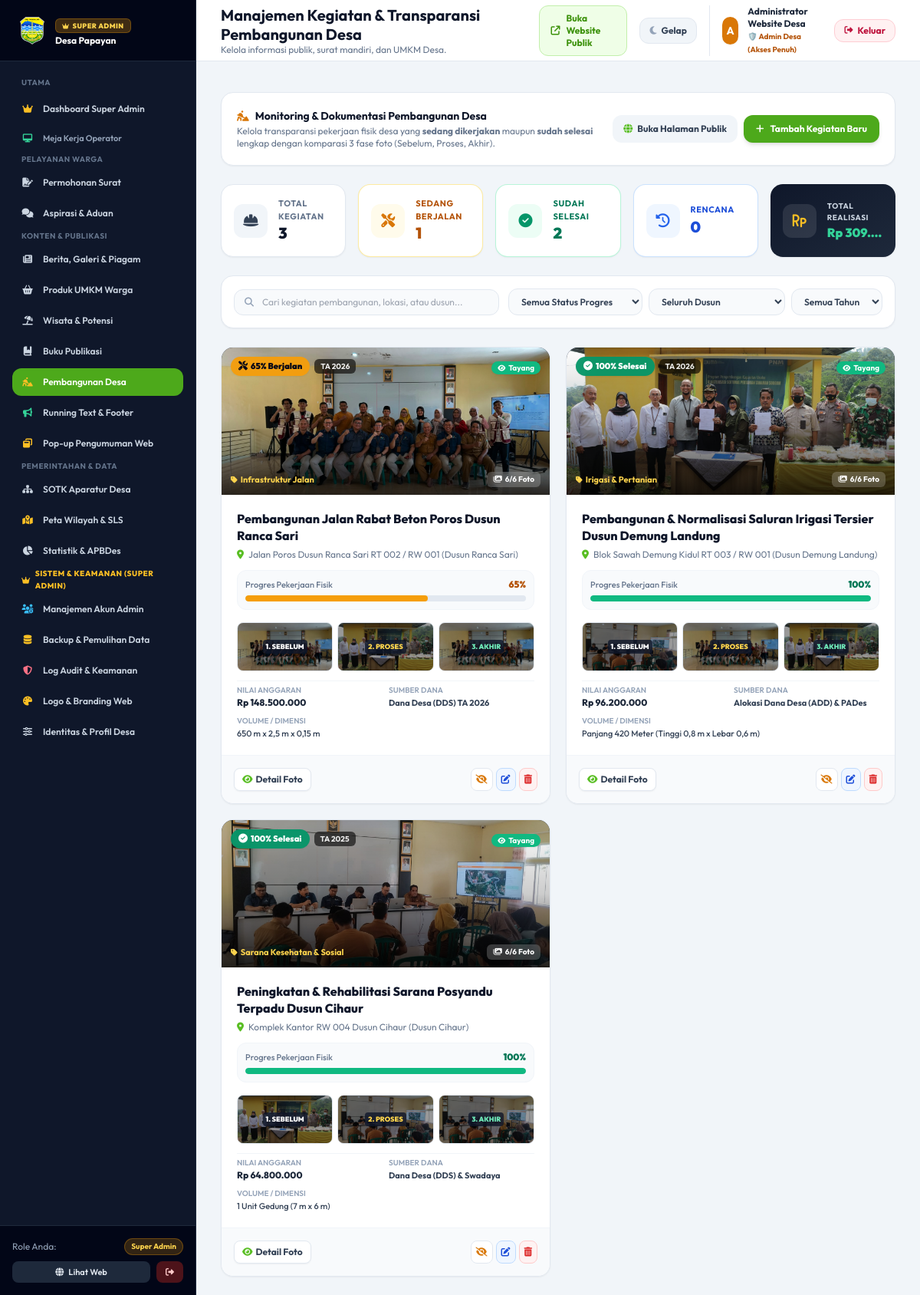
The page /admin/pembangunan (signed in) on the database as committed earlier.
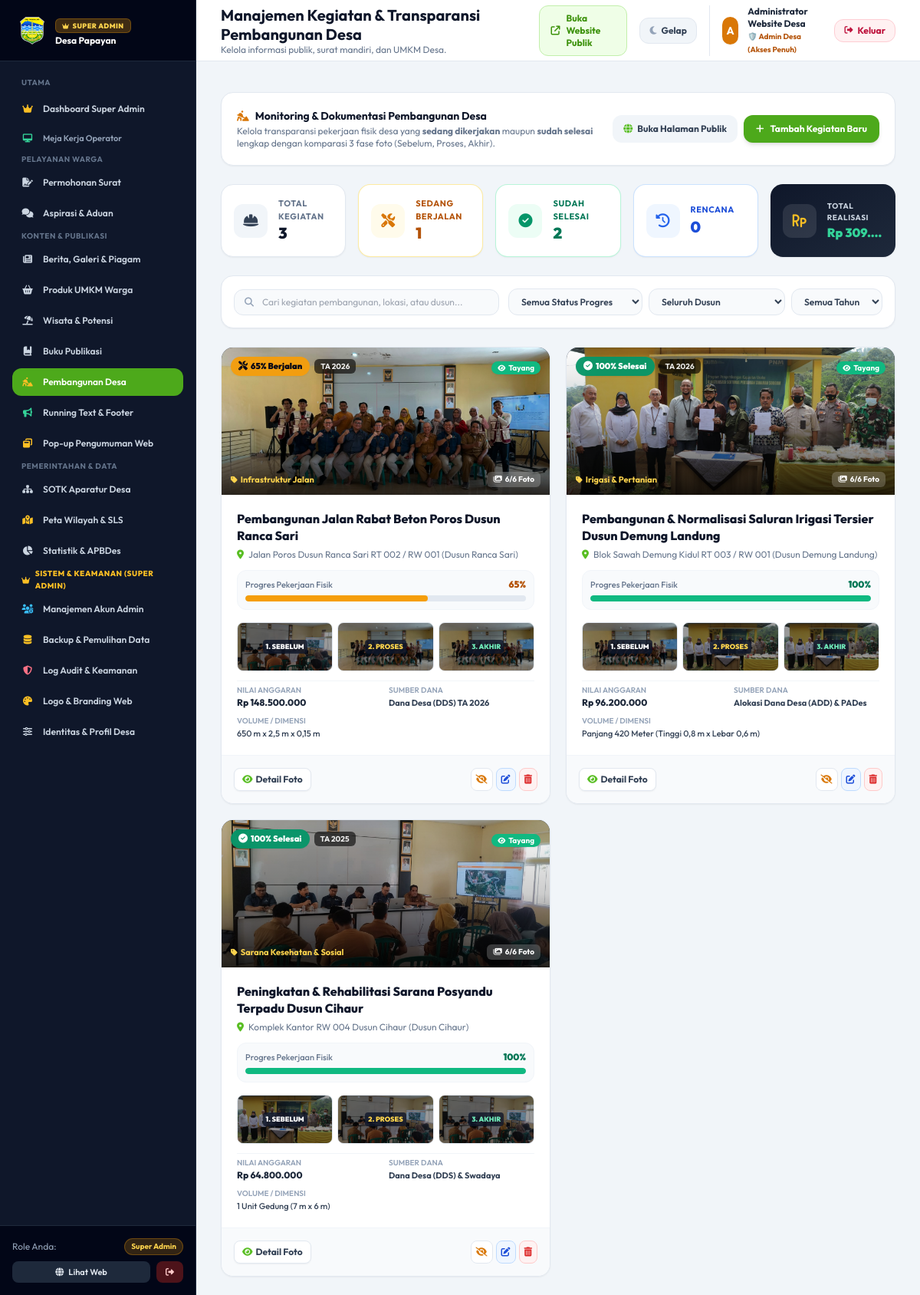
The same page on the database as committed later.
### tables this page shows
CREATE TABLE pembangunan_desa (
        id INTEGER PRIMARY KEY AUTOINCREMENT,
        nama_kegiatan TEXT NOT NULL,
        kategori TEXT DEFAULT 'Infrastruktur Jalan',
        lokasi TEXT NOT NULL,
        dusun TEXT DEFAULT 'Dusun Demung Landung',
        tahun_anggaran INTEGER DEFAULT 2026,
        sumber_dana TEXT DEFAULT 'Dana Desa (DDS)',
        anggaran INTEGER DEFAULT 0,
        volume TEXT DEFAULT '',
        pelaksana TEXT DEFAULT 'TPK Desa Papayan',
        progres_persen INTEGER DEFAULT 0,
        status_progres TEXT DEFAULT 'Sedang Dikerjakan',
        tanggal_mulai TEXT,
        tanggal_selesai TEXT,
        manfaat TEXT,
        uraian_singkat TEXT,
        uraian_sebelum TEXT,
        uraian_proses TEXT,
        uraian_akhir TEXT,
        foto_sebelum_1 TEXT,
        foto_sebelum_2 TEXT,
        foto_proses_1 TEXT,
        foto_proses_2 TEXT,
        foto_akhir_1 TEXT,
        foto_akhir_2 TEXT,
        data_foto_json TEXT,
        status_tayang TEXT DEFAULT 'Tayang',
        urutan INTEGER DEFAULT 1,
        created_at TIMESTAMP DEFAULT CURRENT_TIMESTAMP,
        updated_at TIMESTAMP DEFAULT CURRENT_TIMESTAMP
    );

### app.py (the view, shortened to what this page needs)
@app.route('/admin/pembangunan')
@login_required
def admin_pembangunan():
    conn = get_db()
    cursor = conn.cursor()
    status_filter = request.args.get('status', 'Semua')
    dusun_filter = request.args.get('dusun', 'Semua')
    tahun_filter = request.args.get('tahun', 'Semua')
    query = "SELECT * FROM pembangunan_desa WHERE 1=1"
    params = []
    if status_filter != 'Semua':
        query += " AND status_progres = ?"
        params.append(status_filter)
    if dusun_filter != 'Semua':
        query += " AND dusun = ?"
        params.append(dusun_filter)
    query += " ORDER BY urutan ASC, id DESC"
    cursor.execute(query, tuple(params))
    items = []
    for r in cursor.fetchall():
        d = dict(r)
        try:
            d['foto_list'] = json.loads(d.get('data_foto_json') or '[]')
        except Exception:
            d['foto_list'] = []
        items.append(d)
    total_proyek = len(items)
    sedang_dikerjakan = sum(1 for p in items if p.get('status_progres') == 'Sedang Dikerjakan')
    selesai = sum(1 for p in items if p.get('status_progres') == 'Selesai')
    rencana = sum(1 for p in items if p.get('status_progres') == 'Rencana')
    total_anggaran = sum((p.get('anggaran') or 0) for p in items)
    cursor.execute("SELECT DISTINCT tahun_anggaran FROM pembangunan_desa ORDER BY tahun_anggaran DESC")
    tahun_list = [r[0] for r in cursor.fetchall() if r[0]]
    if not tahun_list:
        tahun_list = [2026, 2025]
    cursor.execute("SELECT DISTINCT dusun FROM pembangunan_desa WHERE dusun IS NOT NULL AND dusun != ''")
    dusun_list = [r[0] for r in cursor.fetchall()]
    dusun_defaults = ["Dusun Demung Landung", "Dusun Ranca Sari", "Dusun Margahayu", "Dusun Cihaur"]
    for dd in dusun_defaults:
        if dd not in dusun_list:
            dusun_list.append(dd)
    cursor.execute("SELECT * FROM profil_desa WHERE id = 1")
    profil = dict(cursor.fetchone() or {})
    conn.close()
    return render_template(
        'admin/pembangunan.html',
        items=items,
        total_proyek=total_proyek,
        sedang_dikerjakan=sedang_dikerjakan,
        selesai=selesai,
        rencana=rencana,
        total_anggaran=total_anggaran,
        tahun_list=tahun_list,
        dusun_list=dusun_list,
        status_filter=status_filter,
        dusun_filter=dusun_filter,
        tahun_filter=tahun_filter,
        profil=profil
    )

### app.py (called while the page is built)
@app.before_request
def track_visitor_hit():
    if request.method == 'GET' and not (
        request.path.startswith('/static') or
        request.path.startswith('/admin') or
        request.path.startswith('/api')
    ):
        try:
            record_visitor_hit()
        except Exception:
            pass

def login_required(f):
    @wraps(f)
    def decorated_function(*args, **kwargs):
        if 'user_id' not in session:
            flash('Silakan login terlebih dahulu untuk mengakses panel admin.', 'warning')
            return redirect(url_for('admin_login'))
        return f(*args, **kwargs)
    return decorated_function

### database.py (called while the page is built)
def get_db():
    conn = sqlite3.connect(DB_PATH)
    conn.row_factory = sqlite3.Row
    return conn

### security_engine.py (called while the page is built, shortened)
def get_client_ip():
    forwarded = request.headers.get('X-Forwarded-For')
    if forwarded:
        return forwarded.split(',')[0].strip()
    return request.headers.get('X-Real-IP', request.remote_addr or '127.0.0.1')

    def _cleanup(self, now):
        if now - self._last_cleanup < 60:
            return

### templates/admin/pembangunan.html (shortened to what the changed rows need)
{% extends "base_admin.html" %}
{% block header_title %}Manajemen Kegiatan & Transparansi Pembangunan Desa{% endblock %}
{% block content %}
<div class="space-y-6">
  {% if items %}
  <div class="grid grid-cols-1 md:grid-cols-2 xl:grid-cols-3 gap-5" id="gridPembangunan">
    {% for p in items %}
    <div class="pembangunan-card bg-white rounded-2xl border border-slate-200 overflow-hidden shadow-sm hover:shadow-md transition flex flex-col justify-between"
         data-nama="{{ p.nama_kegiatan|lower }}"
         data-lokasi="{{ p.lokasi|lower }}"
         data-dusun="{{ p.dusun|lower }}"
         data-status="{{ p.status_progres }}"
         data-anggaran="{{ p.anggaran or 0 }}">
      <div>
        <div class="h-48 bg-slate-900 relative overflow-hidden group">
          {% set thumb_foto = p.foto_akhir_1 or p.foto_proses_1 or p.foto_sebelum_1 or 'static/images/banner1.png' %}
          <img src="{{ url_for('static', filename=thumb_foto.replace('static/', '')) if thumb_foto and thumb_foto.startswith('static/') else (thumb_foto or url_for('static', filename='images/banner1.png')) }}"
               alt="{{ p.nama_kegiatan }}"
               class="w-full h-full object-cover group-hover:scale-105 transition duration-500"
               onerror="this.src='{{ url_for('static', filename='images/banner1.png') }}'" />
          <div class="absolute inset-0 bg-gradient-to-t from-black/80 via-black/20 to-transparent"></div>
          <div class="absolute top-3 left-3 flex items-center gap-1.5 flex-wrap">
            {% if p.status_progres == 'Selesai' %}
            <span class="bg-emerald-600/95 backdrop-blur-md text-white text-[11px] font-black px-2.5 py-1 rounded-full shadow-sm flex items-center gap-1">
              <i class="fa-solid fa-circle-check text-xs"></i> 100% Selesai
            </span>
            {% elif p.status_progres == 'Sedang Dikerjakan' %}
            <span class="bg-amber-500/95 backdrop-blur-md text-slate-950 text-[11px] font-black px-2.5 py-1 rounded-full shadow-sm flex items-center gap-1 animate-pulse">
              <i class="fa-solid fa-screwdriver-wrench text-xs"></i> {{ p.progres_persen or 50 }}% Berjalan
            </span>
            {% else %}
            <span class="bg-blue-600/95 backdrop-blur-md text-white text-[11px] font-black px-2.5 py-1 rounded-full shadow-sm flex items-center gap-1">
              <i class="fa-solid fa-clock text-xs"></i> Rencana
            </span>
            {% endif %}
            <span class="bg-black/60 backdrop-blur-md text-white/90 text-[10px] font-bold px-2 py-0.5 rounded-md">
              TA {{ p.tahun_anggaran }}
            </span>
          </div>
          <div class="absolute top-3 right-3">
            {% if p.status_tayang == 'Tayang' %}
            <span class="bg-emerald-500 text-white text-[10px] font-bold px-2 py-0.5 rounded-full shadow-sm">
              <i class="fa-solid fa-eye text-[9px] mr-0.5"></i> Tayang
            </span>
            {% else %}
            <span class="bg-slate-600 text-white text-[10px] font-bold px-2 py-0.5 rounded-full shadow-sm">
              <i class="fa-solid fa-eye-slash text-[9px] mr-0.5"></i> Draf
            </span>
            {% endif %}
          </div>
          <div class="absolute bottom-2.5 left-3 right-3 flex items-center justify-between text-white text-xs">
            <span class="text-[11px] font-bold text-amber-300 truncate max-w-[200px]">
              <i class="fa-solid fa-tag text-[10px] mr-1"></i>{{ p.kategori }}
            </span>
            <span class="text-[10px] bg-white/20 backdrop-blur-sm px-2 py-0.5 rounded-md font-bold">
              <i class="fa-solid fa-images mr-1"></i>{{ p.foto_list|length if p.foto_list else '3' }}/6 Foto
            </span>
          </div>
        </div>
        <div class="p-5 space-y-3">
          <div>
            <h4 class="font-extrabold text-slate-900 text-base leading-snug line-clamp-2 hover:text-brand-700 transition cursor-pointer" onclick="lihatDetailPembangunan({{ p.id }})">
              {{ p.nama_kegiatan }}
            </h4>
            <p class="text-xs text-slate-500 flex items-center gap-1.5 mt-1.5">
              <i class="fa-solid fa-location-dot text-brand-600 shrink-0"></i>
              <span class="truncate">{{ p.lokasi }} ({{ p.dusun }})</span>
            </p>
          </div>
          <div class="bg-slate-50 p-2.5 rounded-xl border border-slate-100 space-y-1.5">
            <div class="flex items-center justify-between text-xs">
              <span class="text-slate-500 font-medium text-[11px]">Progres Pekerjaan Fisik</span>
              <span class="font-black {% if p.status_progres == 'Selesai' %}text-emerald-700{% elif p.status_progres == 'Sedang Dikerjakan' %}text-amber-700{% else %}text-blue-700{% endif %}">
                {{ p.progres_persen or 0 }}%
              </span>
            </div>
            <div class="w-full bg-slate-200 h-2 rounded-full overflow-hidden">
              <div class="h-full rounded-full transition-all duration-500 {% if p.status_progres == 'Selesai' %}bg-emerald-500{% elif p.status_progres == 'Sedang Dikerjakan' %}bg-amber-500{% else %}bg-blue-500{% endif %}"
                   style="width: {{ p.progres_persen or 0 }}%;"></div>
            </div>
          </div>
          <div class="grid grid-cols-3 gap-1.5 pt-1">
            <div class="relative rounded-lg overflow-hidden border border-slate-200 bg-slate-100 h-16 group/thumb">
              {% set fs = p.foto_sebelum_1 or 'static/images/banner1.png' %}
              <img src="{{ url_for('static', filename=fs.replace('static/', '')) if fs.startswith('static/') else fs }}" class="w-full h-full object-cover" onerror="this.src='{{ url_for('static', filename='images/banner1.png') }}'">
              <div class="absolute inset-0 bg-black/40 flex items-center justify-center text-center p-1">
                <span class="text-[9px] font-black uppercase text-white bg-slate-900/80 px-1 py-0.5 rounded">1. Sebelum</span>
              </div>
            </div>
            <div class="relative rounded-lg overflow-hidden border border-slate-200 bg-slate-100 h-16 group/thumb">
              {% set fp = p.foto_proses_1 or 'static/images/banner2.png' %}
              <img src="{{ url_for('static', filename=fp.replace('static/', '')) if fp.startswith('static/') else fp }}" class="w-full h-full object-cover" onerror="this.src='{{ url_for('static', filename='images/banner2.png') }}'">
              <div class="absolute inset-0 bg-black/40 flex items-center justify-center text-center p-1">
                <span class="text-[9px] font-black uppercase text-amber-300 bg-slate-900/80 px-1 py-0.5 rounded">2. Proses</span>
              </div>
            </div>
            <div class="relative rounded-lg overflow-hidden border border-slate-200 bg-slate-100 h-16 group/thumb">
              {% set fa = p.foto_akhir_1 or 'static/images/banner3.png' %}
              <img src="{{ url_for('static', filename=fa.replace('static/', '')) if fa.startswith('static/') else fa }}" class="w-full h-full object-cover" onerror="this.src='{{ url_for('static', filename='images/banner3.png') }}'">
              <div class="absolute inset-0 bg-black/40 flex items-center justify-center text-center p-1">
                <span class="text-[9px] font-black uppercase text-emerald-300 bg-slate-900/80 px-1 py-0.5 rounded">3. Akhir</span>
              </div>
            </div>
          </div>
          <div class="grid grid-cols-2 gap-2 text-xs pt-1 border-t border-slate-100">
            <div>
              <span class="text-[10px] text-slate-400 block font-semibold uppercase">Nilai Anggaran</span>
              <span class="font-extrabold text-slate-800 text-[11px] sm:text-xs">
                Rp {{ "{:,.0f}".format(p.anggaran or 0).replace(",", ".") }}
              </span>
            </div>
            <div>
              <span class="text-[10px] text-slate-400 block font-semibold uppercase">Sumber Dana</span>
              <span class="font-bold text-slate-700 truncate block text-[11px]">{{ p.sumber_dana or 'Dana Desa' }}</span>
            </div>
            {% if p.volume %}
            <div class="col-span-2">
              <span class="text-[10px] text-slate-400 block font-semibold uppercase">Volume / Dimensi</span>
              <span class="font-medium text-slate-700 text-[11px] truncate block">{{ p.volume }}</span>
            </div>
            {% endif %}
          </div>
        </div>
      </div>
      <div class="p-4 bg-slate-50 border-t border-slate-100 flex items-center justify-between gap-1.5">
        <button type="button" onclick="lihatDetailPembangunan({{ p.id }})" class="px-2.5 py-1.5 rounded-lg bg-white border border-slate-200 hover:bg-slate-100 text-slate-700 font-bold text-xs flex items-center gap-1 transition shadow-sm">
          <i class="fa-solid fa-eye text-brand-600"></i> Detail Foto
        </button>
        <div class="flex items-center gap-1">
          <form action="{{ url_for('admin_toggle_status_pembangunan', id=p.id) }}" method="POST" class="inline">
            <button type="submit" class="p-1.5 rounded-lg border border-slate-200 bg-white hover:bg-slate-100 text-xs transition" title="Ubah status tayang">
              <i class="fa-solid {% if p.status_tayang == 'Tayang' %}fa-eye-slash text-amber-600{% else %}fa-eye text-emerald-600{% endif %}"></i>
            </button>
          </form>
          <button type="button" onclick="bukaModalEditPembangunan({{ p.id }})" class="p-1.5 rounded-lg border border-blue-200 bg-blue-50 hover:bg-blue-100 text-blue-700 text-xs transition" title="Edit kegiatan">
            <i class="fa-solid fa-pen-to-square"></i>
          </button>
          <form action="{{ url_for('admin_hapus_pembangunan', id=p.id) }}" method="POST" onsubmit="return confirm('Apakah Anda yakin ingin menghapus data pembangunan ini?');" class="inline">
            <button type="submit" class="p-1.5 rounded-lg border border-red-200 bg-red-50 hover:bg-red-100 text-red-600 text-xs transition" title="Hapus kegiatan">
              <i class="fa-solid fa-trash-can"></i>
            </button>
          </form>
        </div>
      </div>
    </div>
    {% endfor %}
  </div>
  {% endif %}
</div>
{% endblock %}

Rows that differ between the two databases and show on the page:
changed pembangunan_desa "Pembangunan Jalan Rabat Beton Poros Dusun Ranca Sari": foto_sebelum_1: a different picture; foto_proses_1: a different picture
changed pembangunan_desa "Pembangunan & Normalisasi Saluran Irigasi Tersier Dusun Demung Landung": foto_sebelum_1: a different picture; foto_proses_1: a different picture
